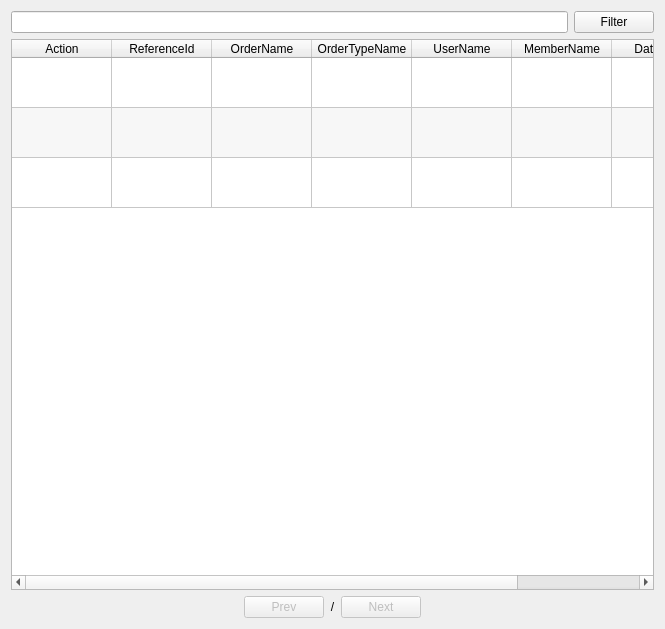
<?xml version="1.0" encoding="UTF-8"?>
<ui version="4.0">
 <class>FormManageReceipt</class>
 <widget class="QWidget" name="FormManageReceipt">
  <property name="geometry">
   <rect>
    <x>0</x>
    <y>0</y>
    <width>665</width>
    <height>629</height>
   </rect>
  </property>
  <property name="windowTitle">
   <string>Manage receipt</string>
  </property>
  <layout class="QHBoxLayout" name="horizontalLayout_3">
   <item>
    <layout class="QVBoxLayout" name="verticalLayout">
     <item>
      <layout class="QHBoxLayout" name="horizontalLayout">
       <item>
        <widget class="QLineEdit" name="lineEditFilter"/>
       </item>
       <item>
        <widget class="QPushButton" name="pushButtonFilter">
         <property name="text">
          <string>Filter</string>
         </property>
        </widget>
       </item>
      </layout>
     </item>
     <item>
      <widget class="QTableWidget" name="tableWidgetData">
       <property name="editTriggers">
        <set>QAbstractItemView::NoEditTriggers</set>
       </property>
       <property name="alternatingRowColors">
        <bool>true</bool>
       </property>
       <property name="verticalScrollMode">
        <enum>QAbstractItemView::ScrollPerPixel</enum>
       </property>
       <property name="horizontalScrollMode">
        <enum>QAbstractItemView::ScrollPerPixel</enum>
       </property>
       <property name="gridStyle">
        <enum>Qt::SolidLine</enum>
       </property>
       <property name="sortingEnabled">
        <bool>false</bool>
       </property>
       <attribute name="horizontalHeaderStretchLastSection">
        <bool>true</bool>
       </attribute>
       <attribute name="verticalHeaderVisible">
        <bool>false</bool>
       </attribute>
       <attribute name="verticalHeaderDefaultSectionSize">
        <number>50</number>
       </attribute>
       <attribute name="verticalHeaderMinimumSectionSize">
        <number>30</number>
       </attribute>
       <row>
        <property name="text">
         <string>New Row</string>
        </property>
       </row>
       <row>
        <property name="text">
         <string>New Row</string>
        </property>
       </row>
       <row>
        <property name="text">
         <string>New Row</string>
        </property>
       </row>
       <column>
        <property name="text">
         <string>Action</string>
        </property>
       </column>
       <column>
        <property name="text">
         <string>ReferenceId</string>
        </property>
       </column>
       <column>
        <property name="text">
         <string>OrderName</string>
        </property>
       </column>
       <column>
        <property name="text">
         <string>OrderTypeName</string>
        </property>
       </column>
       <column>
        <property name="text">
         <string>UserName</string>
        </property>
       </column>
       <column>
        <property name="text">
         <string>MemberName</string>
        </property>
       </column>
       <column>
        <property name="text">
         <string>DateValue</string>
        </property>
       </column>
       <column>
        <property name="text">
         <string>UpdateTs</string>
        </property>
       </column>
      </widget>
     </item>
     <item>
      <layout class="QHBoxLayout" name="horizontalLayout_2">
       <item>
        <spacer name="horizontalSpacer">
         <property name="orientation">
          <enum>Qt::Horizontal</enum>
         </property>
         <property name="sizeHint" stdset="0">
          <size>
           <width>40</width>
           <height>20</height>
          </size>
         </property>
        </spacer>
       </item>
       <item>
        <widget class="QPushButton" name="pushButtonPrev">
         <property name="enabled">
          <bool>false</bool>
         </property>
         <property name="text">
          <string>Prev</string>
         </property>
        </widget>
       </item>
       <item>
        <widget class="QLabel" name="labelPageIndicator">
         <property name="text">
          <string>&lt;CurrentPage&gt;/&lt;TotalPage&gt;</string>
         </property>
         <property name="alignment">
          <set>Qt::AlignCenter</set>
         </property>
        </widget>
       </item>
       <item>
        <widget class="QPushButton" name="pushButtonNext">
         <property name="enabled">
          <bool>false</bool>
         </property>
         <property name="text">
          <string>Next</string>
         </property>
        </widget>
       </item>
       <item>
        <spacer name="horizontalSpacer_2">
         <property name="orientation">
          <enum>Qt::Horizontal</enum>
         </property>
         <property name="sizeHint" stdset="0">
          <size>
           <width>40</width>
           <height>20</height>
          </size>
         </property>
        </spacer>
       </item>
      </layout>
     </item>
    </layout>
   </item>
  </layout>
 </widget>
 <resources/>
 <connections/>
</ui>
